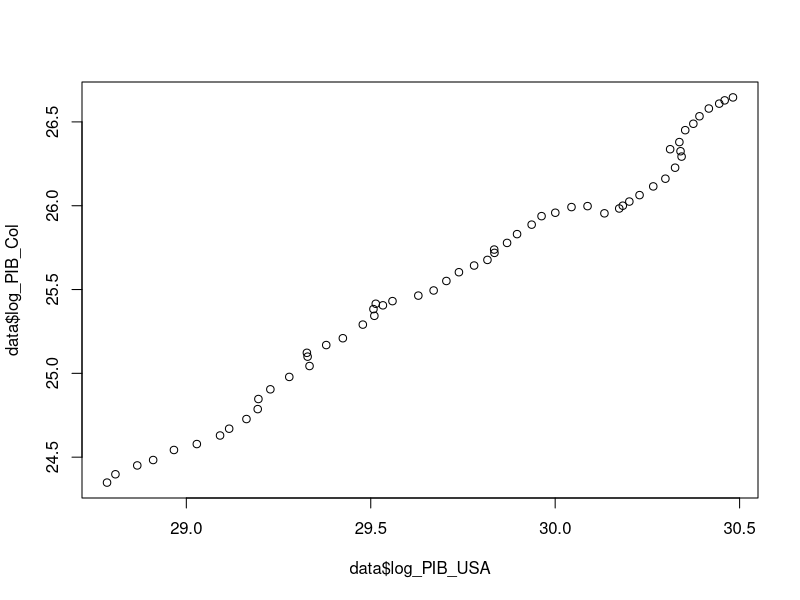

Write the R code that produced this figure.
## ---- chunk 1
knitr::opts_chunk$set(echo = TRUE)
## ---- chunk 2
data <- read.csv("data.csv")
str(data)
head(data)

plot(data$log_PIB_USA, data$log_PIB_Col)
## ---- chunk 3
model_naive <- lm(log_PIB_Col ~ log_PIB_USA, data = data)
summary(model_naive)
## ---- chunk 4
data_dummy <- data

data_dummy$D <- as.numeric(data_dummy$year > 1990)
str(data_dummy)
head(data_dummy)
tail(data_dummy)
## ---- chunk 5
model_dummy <- lm(log_PIB_Col ~ D + log_PIB_USA + D * log_PIB_USA, data = data_dummy)
summary(model_dummy)
## ---- chunk 6
anova(model_naive, model_dummy)
## ---- chunk 7
data_dummy_2 <- data

data_dummy_2$D <- as.numeric(data_dummy_2$year > 1990 & data_dummy_2$year <= 2000)
str(data_dummy_2)
head(data_dummy_2)
tail(data_dummy_2)
## ---- chunk 8
model_dummy_2 <- lm(log_PIB_Col ~ D + log_PIB_USA + D * log_PIB_USA, data = data_dummy_2)
summary(model_dummy_2)
## ---- chunk 9
anova(model_naive, model_dummy_2)
